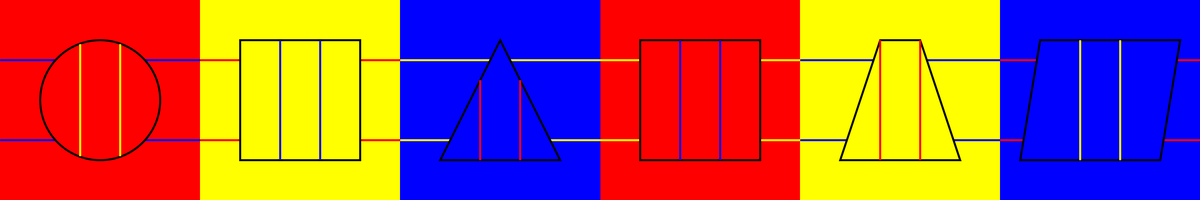
Frame 1 (no input)
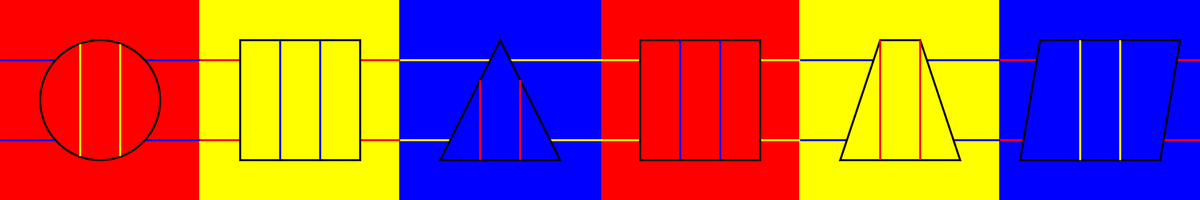
Frame 60 (the mouse pressed at the canvas centre just before this capture)
Frame 120 (the mouse held since frame 60 and released just before this capture): identical to frame 60, image omitted

The Processing sketch that drew these frames (run headless with seeded random() and noise(); from frame 60 on, the mouse is pressed at the canvas centre):

// Processing sketch: Software3_Oliver
// ── Software3_Oliver.pde
void setup() {
  size(3000,500);
}
void draw() {
  base ();
  boxOne();
  boxTwo();
  boxThree();
  boxFour();
  boxFive();
  boxSix();
}

// ── funtions.pde
void base() {
  background(255);
  stroke(255,0,0);
  fill(255,0,0);
  rect(0,0,500,500);
  rect(1500,0,500,500);
  stroke(255,255,0);
  fill(255,255,0);
  rect(500,0,500,500);
  rect(2000,0,500,500);
  stroke(0,0,255);
  fill(0,0,255);
  rect(1000,0,500,500);
  rect(2500,0,500,500);
}

void boxOne() {
  stroke(0,0,255);
  strokeWeight(5);
  strokeCap(SQUARE);
  fill(255,0,0);
  line(0,150,500,150);
  line(0,350,500,350);
  stroke(0);
  ellipse(250,250,300,300);
  stroke(255,255,0);
  line(200,110,200,390);
  line(300,110,300,390);
}

void boxTwo() {
  stroke(255,0,0);
  strokeWeight(5);
  strokeCap(SQUARE);
  fill(255,255,0);
  line(500,150,1000,150);
  line(500,350,1000,350);
  stroke(0);
  rect(600,100,300,300);
  stroke(0,0,255);
  line(700,100,700,400);
  line(800,100,800,400);
}

void boxThree() {
  stroke(255,255,0);
  strokeWeight(5);
  strokeCap(SQUARE);
  fill(0,0,255);
  line(1000,150,1500,150);
  line(1000,350,1500,350);
  stroke(0);
  triangle(1250,100,1100,400,1400,400);
  stroke(255,0,0);
  line(1200,200,1200,400);
  line(1300,200,1300,400);
}

void boxFour() {
  stroke(255,255,0);
  strokeWeight(5);
  strokeCap(SQUARE);
  fill(255,0,0);
  line(1500,150,2000,150);
  line(1500,350,2000,350);
  stroke(0);
  rect(1600,100,300,300);
  stroke(0,0,255);
  line(1700,100,1700,400);
  line(1800,100,1800,400);
}

void boxFive() {
  stroke(0,0,255);
  strokeWeight(5);
  strokeCap(SQUARE);
  fill(255,255,0);
  line(2000,150,2500,150);
  line(2000,350,2500,350);
  stroke(0);
  quad(2200,100,2300,100,2400,400,2100,400);
  stroke(255,0,0);
  line(2300,100,2300,400);
  line(2200,100,2200,400);
}

void boxSix() {
  stroke(255,0,0);
  strokeWeight(5);
  strokeCap(SQUARE);
  fill(0,0,255);
  line(2500,150,3000,150);
  line(2500,350,3000,350);
  stroke(0);
  quad(2600,100,2950,100,2900,400,2550,400);
  stroke(255,255,0);
  line(2700,100,2700,400);
  line(2800,100,2800,400);
}
